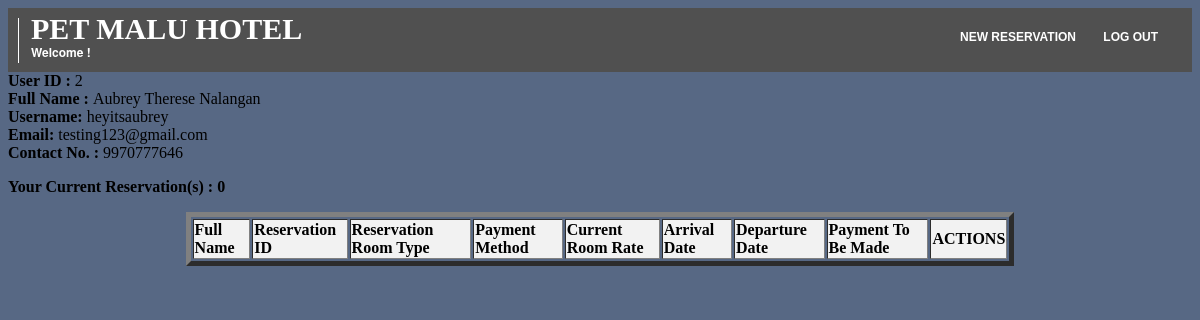
Page /userprofile.php (signed in) on the committed database.
### tables this page shows
CREATE TABLE `users` (
  `u_id` int(11) NOT NULL AUTO_INCREMENT,
  `u_fullname` varchar(60) DEFAULT NULL,
  `u_name` varchar(80) DEFAULT NULL,
  `u_pass` varchar(80) DEFAULT NULL,
  `u_addr` varchar(80) DEFAULT NULL,
  `u_email` varchar(80) DEFAULT NULL,
  `u_tel` varchar(15) DEFAULT NULL,
  PRIMARY KEY (`u_id`)
);

### userprofile.php (the view, shortened to what this page needs)
<?php
    function connect_to_database($host_name,$user_name,$pass,$db_name,$open_db){
        $conn = mysqli_connect($host_name,$user_name,$pass,$db_name);
        if($open_db==true){
            if(mysqli_errno($conn)){
                die("Could not connnect to database. <br/>");
            }else{
                return $conn;
            }
        }else{
            echo "Database Closed <br/>";
            mysqli_close($conn);
        }
    }
    function return_values2($select,$from,$where){
        $conn=connect_to_database('localhost','root','','pet_malu_hotel_reservation',true);
        $query2="select ".$select." from ".$from."".$where;
        $result2 = mysqli_query($conn,$query2);
        if(!$result2){
            die("Query Failed");
        }else {
            $cLine2 = array();
            return $cLine2;
        }
    }
        function return_values($select,$from,$where){
        $conn=connect_to_database('localhost','root','','pet_malu_hotel_reservation',true);
        $query="select ".$select." from ".$from." where ".$where;
        $result = mysqli_query($conn,$query);
        if(!$result){
            die("Query Failed");
        }else {
            $cLine = array();
            while($row = mysqli_fetch_assoc($result)){
              $cLine [] = array($row['u_id'],$row['u_fullname'],$row['u_name'],$row['u_email'],$row['u_tel']);
        }
           return $cLine;
    }
    }
?>
<html>
    <head>
        <link rel="stylesheet" type="text/css" href="./styles/styles.css">
    </head>
    <body>
            <div id="banner" class="site-header col-12">
        <h3>PET MALU HOTEL<br/>
            <span>Welcome !</span>
        </h3>
        <nav class="main-nav">
            <ul>
                <li><a class="border" href="reservation.php?location=&type=Single">NEW RESERVATION</a></li>
                <li><a class="border" href="logout.php">LOG OUT</a></li>
            </ul>
        </nav>
    </div>
         <?php
        $cline = return_values("u_id,u_fullname,u_name,u_email,u_tel","users","u_id = ".$_SESSION["userid"]);
        for($i = 0; $i<sizeof($cline);$i++){
         echo '<b>User ID : </b>'.$cline[$i][0].'<br>';
         echo '<b>Full Name : </b>'.$cline[$i][1].'<br>';
         echo '<b>Username: </b>'.$cline[$i][2].'<br>';
         echo '<b>Email: </b>'.$cline[$i][3].'<br>';
         echo '<b>Contact No. : </b>'.$cline[$i][4].'<br>';
         }
         ?>
        <table border = "5" width="70%" align="center" color>
             <tr>
                 <td>
                     <b> Full Name</b>
                 </td><td>
                     <b> Reservation ID</b>
                 </td><td>
                     <b> Reservation Room Type</b>
                 </td><td>
                     <b>Payment Method</b>
                 </td><td>
                     <b> Current Room Rate</b>
                 </td><td>
                     <b>Arrival Date</b>
                 </td><td>
                     <b>Departure Date</b>
                 </td><td>
                     <b>Payment To Be Made</b>
                 </td><td>
                     <b>ACTIONS</b>
                 </td>
             </tr>
             <?php
             $cline2 = return_values2("users.u_fullname,reservation.r_id,reservation.r_rtype,reservation.r_pmethod,rooms.r_rate,reservation.r_arrivdate,reservation.r_deptdate,reservation.r_payment", "reservation LEFT JOIN rooms ON rooms.r_rtype = reservation.r_rtype LEFT JOIN users ON reservation.u_id = users.u_id ","WHERE reservation.u_id = '".$_SESSION["userid"]."'",1);
             echo '<p><b>Your Current Reservation(s) : '.sizeof($cline2).'</b></p>';
             ?>
    </body>
</html>

### styles/styles.css (style rules this page uses)
* { box-sizing:border-box; }
html,body { height: 100%; }
.site-header h3 span { margin: 0; padding: 0; font-size: 12px; font-family:"HelveticaNeue-Light", "Helvetica Neue Light", "Helvetica Neue", Helvetica, Arial, "Lucida Grande", sans-serif; float:left; }
.main-nav ul { list-style: none; font-family: Century gothic,sans-serif;; font-weight: bold; font-size: 12px; margin: 0; float: right; }
.main-nav ul li { margin: 1em; display: inline; }
.main-nav ul li a { color: white; text-decoration: none; }
.border { position:relative; }
.col-12 { width: 100%; }
.site-header { background-color: #505050; height: 4em; padding: 22px; }
.site-header h3 { font-family: Butterfly; float: left; font-size: 30px; color: white; margin: -12px; padding-left: 12px; border-left: solid white; line-height: .75em; border-width: 1px; }

### userprofile.php (style rules this page uses)
body { background-color: #576884; }
tr { background-color: #f2f2f2; }

### rows in the picture
users: u_id "2", u_fullname "Aubrey Therese Nalangan", u_name "heyitsaubrey", u_email "testing123@gmail.com", u_tel "9970777646"

### other values in the picture
sizeof($cline2) "0"
